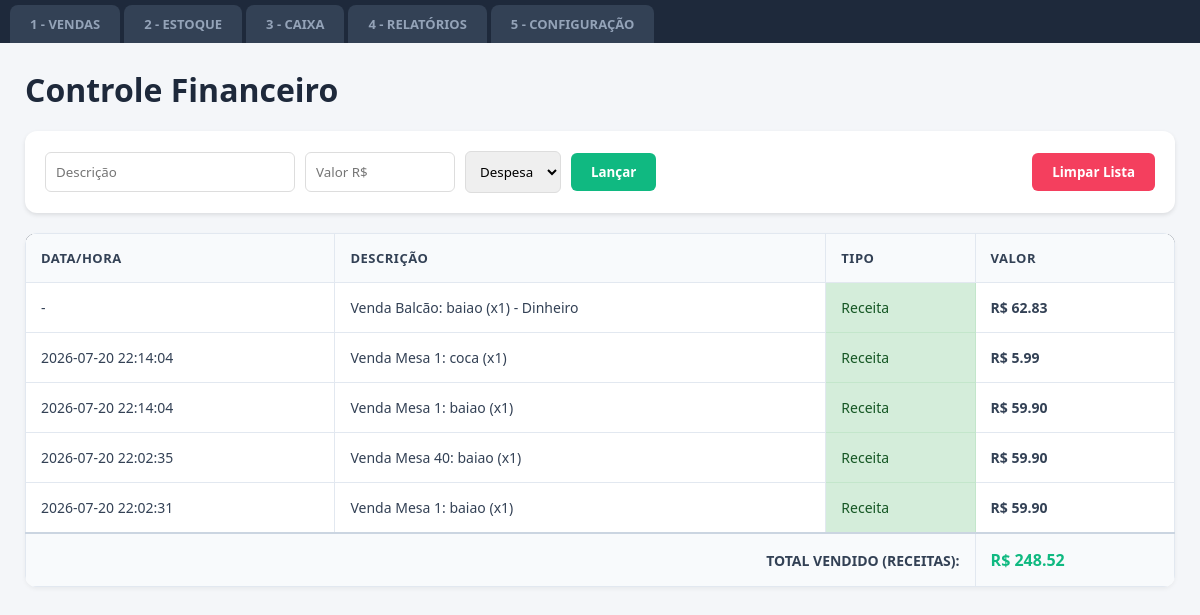
Page /financeiro on the earlier database version.
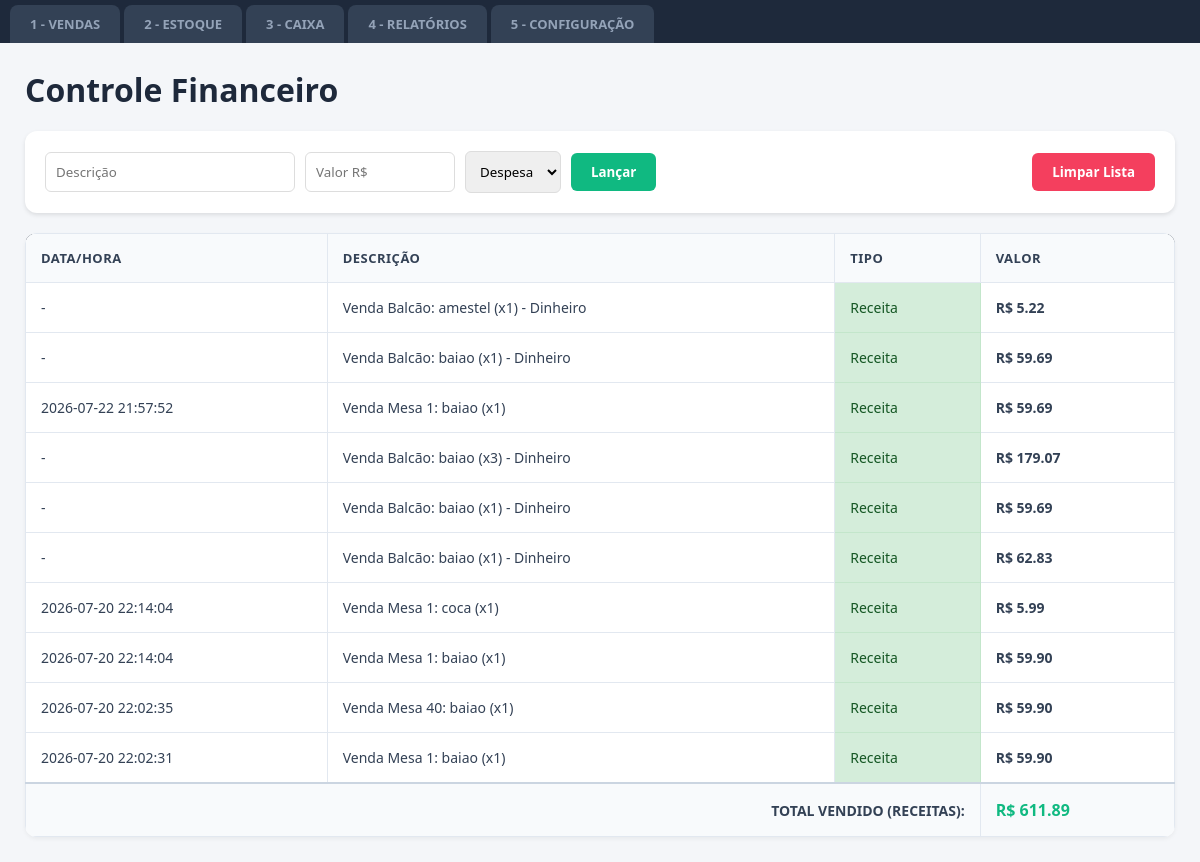
Same page on the later database version.
### tables this page shows
CREATE TABLE financeiro (
            id INTEGER PRIMARY KEY AUTOINCREMENT,
            descricao TEXT,
            valor REAL,
            tipo TEXT,
            data TEXT
        );

### app.py (the view)
@app.route("/financeiro")
def financeiro():
  conexao = sqlite3.connect("restaurante.db")
  cursor = conexao.cursor()
  cursor.execute("""
        CREATE TABLE IF NOT EXISTS financeiro (
            id INTEGER PRIMARY KEY AUTOINCREMENT,
            descricao TEXT,
            valor REAL,
            tipo TEXT,
            data TEXT
        )
    """)
  conexao.commit()
  cursor.execute("SELECT * FROM financeiro ORDER BY id DESC")
  movimentacoes = cursor.fetchall()
  cursor.execute("SELECT SUM(valor) FROM financeiro WHERE tipo = 'Receita'")
  resultado = cursor.fetchone()[0]
  total_vendido = resultado if resultado else 0.0
  conexao.close()
  return render_template(
      "financeiro.html", movimentacoes=movimentacoes, total_vendido=total_vendido
  )

### templates/financeiro.html (shortened to what this page needs)
<!DOCTYPE html>
<html lang="pt-br">
<head>
    <link rel="stylesheet" href="{{ url_for('static', filename='style.css') }}">
</head>
<body>
    <div class="abas-container">
        <a href="/vendas" style="text-decoration: none;"><button class="aba">1 - VENDAS</button></a>
        <a href="/estoque" style="text-decoration: none;"><button class="aba">2 - ESTOQUE</button></a>
        <a href="/caixa" style="text-decoration: none;"><button class="aba">3 - CAIXA</button></a>
        <a href="/relatorios" style="text-decoration: none;"><button class="aba">4 - RELATÓRIOS</button></a>
        <a href="/configuracao" style="text-decoration: none;"><button class="aba">5 - CONFIGURAÇÃO</button></a>
    </div>
<div class="container-principal">
    <h1 style="margin-bottom: 20px; color: #1e293b;">Controle Financeiro</h1>
    <div style="background: white; padding: 20px; border-radius: 12px; box-shadow: 0 2px 4px rgba(0,0,0,0.1); margin-bottom: 20px; display: flex; justify-content: space-between; align-items: center;">
        <form action="/adicionar_financa" method="POST" style="display: flex; gap: 10px; align-items: center; flex: 1;">
            <input type="text" name="descricao" placeholder="Descrição" style="padding: 10px; border: 1px solid #ddd; border-radius: 6px; width: 250px;" required>
            <input type="number" step="0.01" name="valor" placeholder="Valor R$" style="padding: 10px; border: 1px solid #ddd; border-radius: 6px; width: 150px;" required>
            <select name="tipo" style="padding: 10px; border: 1px solid #ddd; border-radius: 6px;">
                <option value="Despesa">Despesa</option>
            </select>
            <button type="submit" style="padding: 10px 20px; background-color: #10b981; color: white; border: none; border-radius: 6px; cursor: pointer; font-weight: bold;">Lançar</button>
        </form>
        <form action="/limpar_financas" method="POST" onsubmit="return confirm('Tem certeza que deseja apagar todo o histórico financeiro?');" style="margin-left: 15px;">
            <button type="submit" style="padding: 10px 20px; background-color: #f43f5e; color: white; border: none; border-radius: 6px; cursor: pointer; font-weight: bold;">Limpar Lista</button>
        </form>
    </div>
    <table style="width: 100%; border-collapse: collapse; background: white; border-radius: 12px; overflow: hidden; box-shadow: 0 2px 4px rgba(0,0,0,0.05);">
<thead style="background-color: #1e293b;">
    <tr>
        <th style="padding: 15px; text-align: left; color: #334155; font-weight: bold;">Data/hora</th>
        <th style="padding: 15px; text-align: left; color: #334155; font-weight: bold;">Descrição</th>
        <th style="padding: 15px; text-align: left; color: #334155; font-weight: bold;">Tipo</th>
        <th style="padding: 15px; text-align: left; color: #334155; font-weight: bold;">Valor</th>
    </tr>
</thead>
        <tbody>
            {% for mov in movimentacoes %}
            <tr style="border-bottom: 1px solid #eee;">
                <td style="padding: 15px;">{{ mov[4] if mov[4] else '-' }}</td>
                <td style="padding: 15px;">{{ mov[1] }}</td>
                <td style="padding: 15px;" class="{{ 'texto-vermelho' if mov[3] == 'Despesa' else 'texto-verde' }}">{{ mov[3] }}</td>
                <td style="padding: 15px; font-weight: bold;">R$ {{ "%.2f"|format(mov[2]) }}</td>
            </tr>
            {% endfor %}
        </tbody>
        <tfoot>
            <tr style="background-color: #f8fafc; font-weight: bold; border-top: 2px solid #cbd5e1;">
                <td colspan="3" style="padding: 15px; text-align: right;">TOTAL VENDIDO (RECEITAS):</td>
                <td style="padding: 15px; color: #10b981; font-size: 16px;">R$ {{ "%.2f"|format(total_vendido) }}</td>
            </tr>
        </tfoot>
    </table>
</div>
</body>
</html>

### static/style.css (style rules this page uses)
* { margin: 0; padding: 0; box-sizing: border-box; font-family: 'Segoe UI', Arial, sans-serif; }
body { background-color: #f4f6f9; color: #333; display: flex; flex-direction: column; height: 100vh; overflow: hidden; }
.abas-container { background-color: #1e293b; display: flex; padding: 5px 10px 0 10px; gap: 4px; align-items: flex-end; border-bottom: none; }
.aba { padding: 10px 20px; color: #94a3b8; background-color: #334155; font-size: 13px; font-weight: bold; border: none; border-top-left-radius: 8px; border-top-right-radius: 8px; border-bottom-left-radius: 0px; border-bottom-right-radius: 0px; cursor: pointer; transition: all 0.2s ease; text-decoration: none; display: inline-block; }
.container-principal { flex: 1; padding: 25px; overflow-y: auto; width: 100%; }
.texto-verde { color: #155724; background-color: #d4edda; border: 1px solid #c3e6cb; }
table { width: 100%; border-collapse: collapse; background-color: white; }
th, td { padding: 12px; border-bottom: 1px solid #ddd; text-align: left; }
th { background-color: #f4f4f4; font-weight: bold; }
.aba { padding: 10px 20px; color: #94a3b8; background-color: #334155; font-size: 13px; font-weight: bold; border: none; border-top-left-radius: 8px; border-top-right-radius: 8px; cursor: pointer; transition: all 0.2s ease; text-decoration: none; display: inline-block; }
table { width: 100%; border-collapse: collapse; background-color: white; border-radius: 8px; overflow: hidden; }
th { background-color: #1e293b; color: #ffffff; padding: 14px 16px; text-align: left; font-size: 13px; text-transform: uppercase; letter-spacing: 0.5px; }
td { padding: 14px 16px; border-bottom: 1px solid #e2e8f0; color: #334155; font-size: 14px; }

### templates/financeiro.html (style rules this page uses)
table { width: 100%; border-collapse: collapse; margin-top: 10px; background: white; }
th, td { padding: 12px; border: 1px solid #e2e8f0; text-align: left; }
th { background-color: #f8fafc; }

Differences in the rows shown:
added financeiro: mov "-", descricao "Venda Balcão: amestel (x1) - Dinheiro", tipo "Receita", valor "5.22"
added financeiro: mov "-", descricao "Venda Balcão: baiao (x1) - Dinheiro", tipo "Receita", valor "59.69"
added financeiro: data "2026-07-22 21:57:52", descricao "Venda Mesa 1: baiao (x1)", tipo "Receita", valor "59.69"
added financeiro: mov "-", descricao "Venda Balcão: baiao (x3) - Dinheiro", tipo "Receita", valor "179.07"
added financeiro: mov "-", descricao "Venda Balcão: baiao (x1) - Dinheiro", tipo "Receita", valor "59.69"
Other differences:
{{ "%.2f"|format(total_vendido) }}: "248.52" → "611.89"
